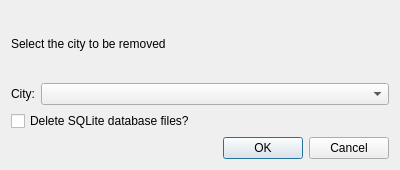
<?xml version="1.0" encoding="UTF-8"?>
<ui version="4.0">
 <class>RemoveCityDialog</class>
 <widget class="QDialog" name="RemoveCityDialog">
  <property name="geometry">
   <rect>
    <x>0</x>
    <y>0</y>
    <width>400</width>
    <height>170</height>
   </rect>
  </property>
  <property name="windowTitle">
   <string>Remove City</string>
  </property>
  <layout class="QGridLayout" name="gridLayout">
   <item row="0" column="0" colspan="2">
    <widget class="QLabel" name="label_2">
     <property name="text">
      <string>Select the city to be removed</string>
     </property>
    </widget>
   </item>
   <item row="1" column="0">
    <widget class="QLabel" name="label">
     <property name="text">
      <string>City:</string>
     </property>
    </widget>
   </item>
   <item row="1" column="1">
    <widget class="QComboBox" name="comboBox"/>
   </item>
   <item row="2" column="0" colspan="2">
    <widget class="QCheckBox" name="checkBox">
     <property name="text">
      <string>Delete SQLite database files?</string>
     </property>
    </widget>
   </item>
   <item row="3" column="1">
    <widget class="QDialogButtonBox" name="buttonBox">
     <property name="orientation">
      <enum>Qt::Horizontal</enum>
     </property>
     <property name="standardButtons">
      <set>QDialogButtonBox::Cancel|QDialogButtonBox::Ok</set>
     </property>
    </widget>
   </item>
  </layout>
 </widget>
 <resources/>
 <connections>
  <connection>
   <sender>buttonBox</sender>
   <signal>accepted()</signal>
   <receiver>RemoveCityDialog</receiver>
   <slot>accept()</slot>
   <hints>
    <hint type="sourcelabel">
     <x>248</x>
     <y>254</y>
    </hint>
    <hint type="destinationlabel">
     <x>157</x>
     <y>274</y>
    </hint>
   </hints>
  </connection>
  <connection>
   <sender>buttonBox</sender>
   <signal>rejected()</signal>
   <receiver>RemoveCityDialog</receiver>
   <slot>reject()</slot>
   <hints>
    <hint type="sourcelabel">
     <x>316</x>
     <y>260</y>
    </hint>
    <hint type="destinationlabel">
     <x>286</x>
     <y>274</y>
    </hint>
   </hints>
  </connection>
 </connections>
</ui>
